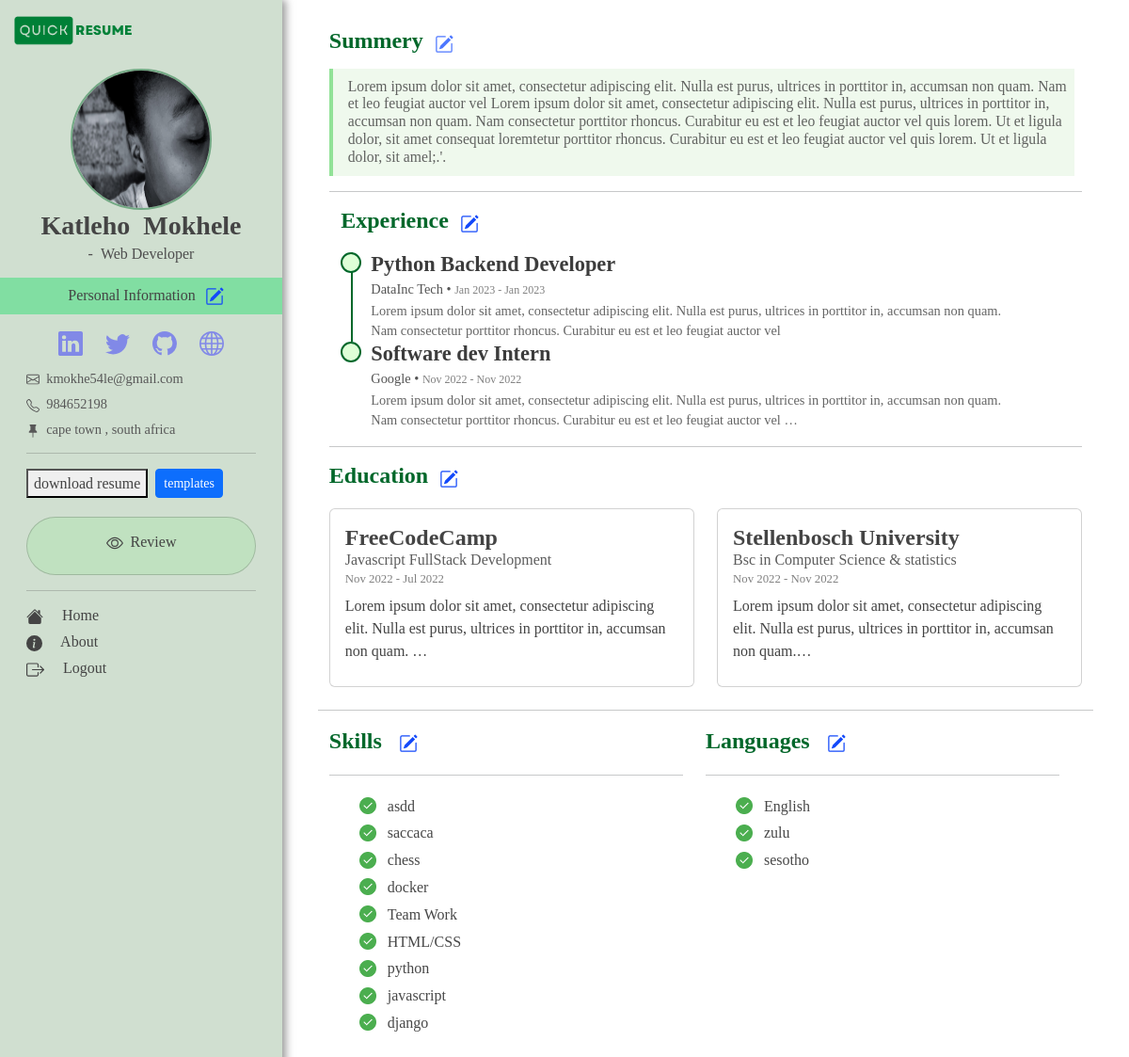
The app's page /profile/ (signed in), older data.
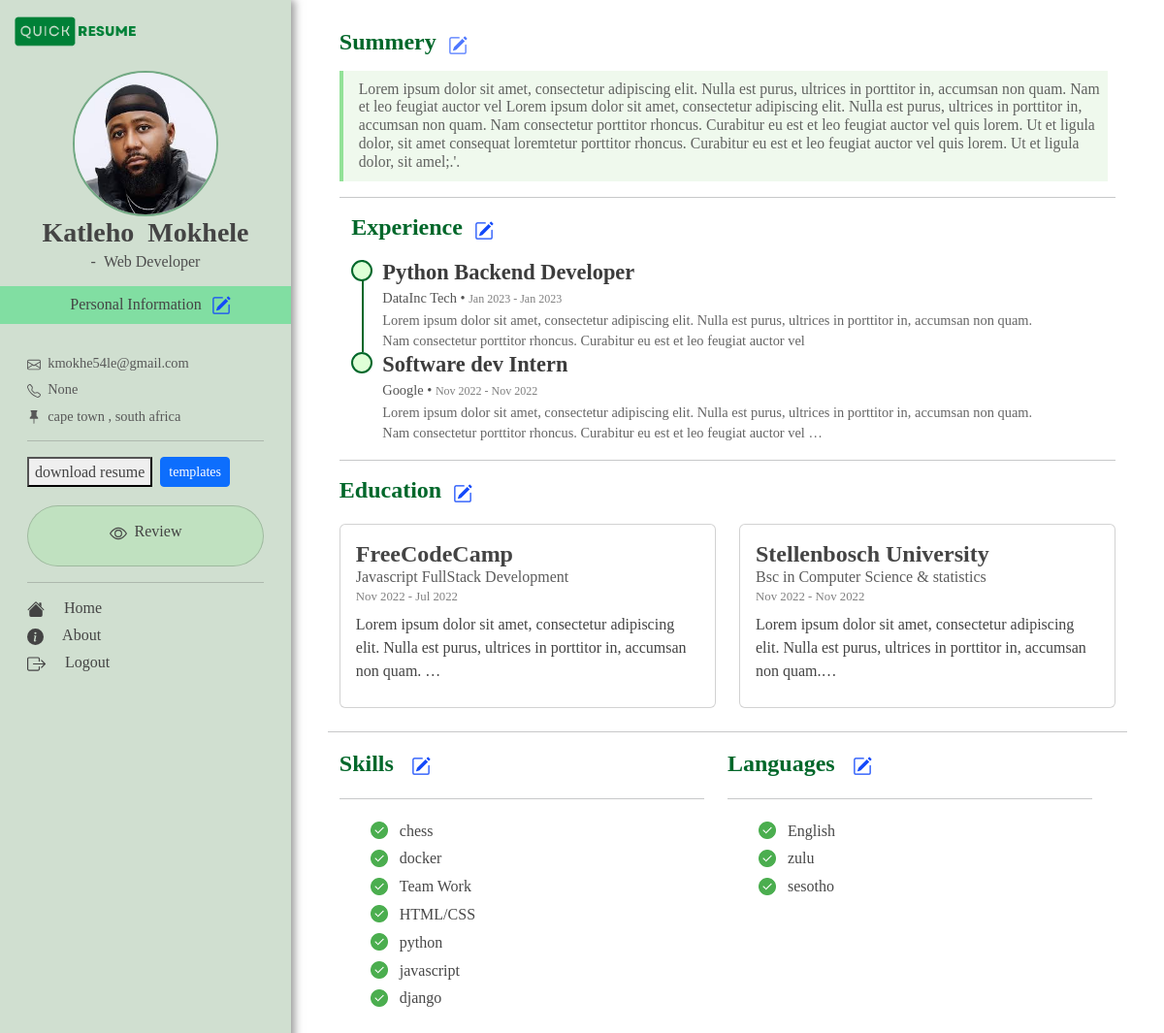
The same page, newer data.
### profiles_app/models.py (models this page shows, shortened)
class Profile(models.Model):
    user = models.ForeignKey(User, on_delete=models.CASCADE ,default=1 ) # this has the username inside
    first_name = models.CharField(max_length=200)
    last_name = models.CharField(max_length=200)
    job_title = models.CharField(max_length=200,default="")
    email = models.EmailField()
    cell = models.CharField(max_length=15,null=True, default="-")
    bio = models.TextField( default=" write your professional summery here ")
    avatar = models.ImageField(null=True, upload_to="avatars", blank=True , default='default.png')
    gender_choice = (
        ("male", "Male"),
        ("Female", "Female"),
    )
    location = models.CharField(max_length=300, default="-")
    linkedin_link = models.URLField(null=True, blank=True)
    twitter_link = models.URLField(null=True, blank=True)
    github_link = models.URLField(null=True, blank=True)
    personal_link = models.URLField(null=True, blank=True)

class Experience(models.Model):
    profile = models.ForeignKey(Profile, on_delete=models.CASCADE)
    job_title = models.CharField(max_length=200)
    job_description = models.TextField()
    company_name = models.CharField(max_length=100)
    start_date = models.DateField(null=True, blank=True)
    end_date = models.DateField(null=True, blank=True)

class Education(models.Model):
    profile = models.ForeignKey(Profile, on_delete=models.CASCADE )
    institution_name = models.CharField(max_length=200)
    qualification_name = models.CharField(max_length=200)
    education_description = models.TextField()
    start_date = models.DateField(null=True, blank=True)
    end_date = models.DateField(null=True, blank=True)

class Skills(models.Model):
    profile = models.ForeignKey(Profile, on_delete=models.CASCADE )
    skill_name = models.CharField(max_length=100)

class Languages(models.Model):
    profile = models.ForeignKey(Profile, on_delete=models.CASCADE )
    language_name = models.CharField(max_length=200)

### main_app/views.py (the view)
# urls.py: path('profile/', views.index , name = 'index'),
@login_required
def index(request):
    logged_in_user = Profile.objects.get(user = request.user)
    profile = Profile.objects.get(user=request.user)
    experiences = Experience.objects.filter(profile = profile)[::-1]
    educations = Education.objects.filter(profile = profile)[::-1]
    skills = Skills.objects.filter(profile__user = request.user)[::-1]
    languages = Languages.objects.filter(profile = profile)[::-1]
    add_language_form = LanguagesForm()
    if request.method != 'POST':
        personal_info_form = ProfileForm(instance = profile )
    else:
        personal_info_form = ProfileForm( request.POST, request.FILES , instance = profile )
        if personal_info_form.is_valid():
            personal_info_form.save()
            return redirect("main_app:index")
    context = {
        "profile":profile,
        "experiences":experiences,
        "educations":educations,
        "languages":languages,
        "personal_info_form":personal_info_form,
        "skills":skills,
        "add_language_form":add_language_form,
        }
    return render(request, 'main_app/index.html', context)

### main_app/context_processors.py (called while the page is built)
def data(request):
       try:
              profile = Profile.objects.get(user=request.user)
              return {
              "profile":profile
              }
       except:
              profile = ""
              return {"profile":profile}

### main_app/templates/main_app/index.html (shortened to what the changed rows need)
{% extends "main_app/base.html" %}
{% load bootstrap5 %}
{% load static %}
{% load skill_tag %}
{% block content %}
<div class="container-fluid" style="width: 100%;">
<body style="background-color: rgb(255, 255, 255); ">
<section >
<div class="row">
<div class="col-md-4 col-lg-3" id="personal_info_container">
    {% include 'main_app/sidebar.html' %}
</div>
<div class="col-md-8  col-lg-9" style="background-color: #ffffff85;">
<div   id="my_margin" style="margin: 0.5cm 1cm 1cm 1cm;" >
<div   id="full_details"  >
    <div class="row">
            <div class="col-12">
                <h4 style="margin-bottom: 0.9rem;margin-top: 10px;"> <b style="color: #00672A;">Summery  </b>
                <div id="summery"  style="border-left: 4px solid rgba(4, 189, 22, 0.397);background-color: #22ac0012;width: 99%; ">
                <div  >
                    <h6 class="lead" style="font-size: 0.98rem;margin-left: 16px;margin-right: 6px;padding-top: 10px;padding-bottom: 10px;color: #434242d3;">{{profile.bio}} </h6>
                </div>
                </div>
            <div class="row">    &nbsp;&nbsp;&nbsp;
                <div class="col-lg-11 col-12">
                    <div class="timeline">
                    {% for experience in experiences %}
                        <div class="timeline-wrapper">
                            <div class="timeline-yr">
                            </div>
                            <div class="timeline-info">
                                <h3 style="font-size: 1.4rem !important;color:rgb(60, 60, 60);font-weight:600 ; margin-bottom: 0.1cm;"><span>{{experience.job_title}}</h3>
                                <h6 style="margin-top: 0cm;font-size: 0.9rem !important;  color:rgb(84, 84, 84);margin-bottom: 0.1cm;" >{{experience.company_name}} &bull; <span style="color: gray;font-size:0.75rem;margin-bottom: 0.1cm;"> {{experience.start_date|date:"M Y" }} - {{experience.end_date|date:"M Y" }} </span>  </h6>
                                <p style="color: rgb(101, 101, 101);margin-bottom: 0cm;font-size: 0.9rem">{{experience.job_description|truncatechars:200}}</p>
                            </div>
                        </div>
                        {% endfor %}
                </div>
                </div>
        </div>
    <div class="row">
        {% for education in educations %}
            <div class="col-lg-6 col-12">
                    <div class=" card card-body"   id="education_card" style="height:190px">
                    <h4 style="margin-bottom: 0cm;">  <strong>  {{education.institution_name}}  </strong></h5>
                    <h6 style="color: rgb(92, 92, 92);font-size:1rem;margin-bottom: 0.1cm;">  {{education.qualification_name}}    </h6>
                    <h6 style="color: gray;font-size: 0.8rem; ">   {{education.start_date|date:"M Y" }} - {{education.end_date|date:"M Y" }}</h6>
                        <p> {{education.education_description|truncatechars:120}} </p>
                    </div>
                    <br>
                </div>
                {% endfor %}
    </div>
</div>
<div class="row">
    <div id="skill_list" class="col-12  col-md-6 ">
        <ul>
            {% for skill in skills %}
                <h3 style="margin-bottom: 0cm;font-size: 1.5rem"> <img  height="18" width="18" src="{% static 'images/icons/greentick.png' %}" alt="no pic">&nbsp; <span style="color: rgb(71, 71, 71);font-size: 1rem"> {{skill.skill_name}} </span></h3>
            {% endfor %}
        </ul>
    </div>
    <div class="col-12 col-md-6  ">
        <ul>
            {% for language in languages %}
        <h3 style="margin-bottom: 0cm;font-size: 1.5rem"> <img  height="18" width="18" src="{% static 'images/icons/greentick.png' %}" alt="no pic">&nbsp; <span style="color: rgb(71, 71, 71);font-size: 1rem">  {{language.language_name}}  </span></h3>
        {% endfor %}
        </ul>
    </div>
</div>
    </div>
</div>
</div>
</div>
</div>
</section>
</body>
</div>
{% endblock content %}

### main_app/templates/main_app/sidebar.html (shortened to what this page needs)
{% load static %}
<div class="row">
    <div class="col-8">
        <a  class="d-flex   justify-content-start"    style="text-decoration: none;margin-top: 15px;" href="{% url 'main_app:index' %}">
            <img   style="width:130px" src="{% static 'images/icons/logo-dark.png'  %}" alt="">
        </a>
    </div>
</div>
<br>
<center>
<img style="width:150px;height: 150px;border: 2px solid #00672974;" class="img-fluid rounded-circle" src="{{profile.avatar.url}}" alt="">
<h3  style="margin-bottom: 0.2rem;"> <strong> {{profile.first_name}} &nbsp;{{profile.last_name}} </strong> </h3>
<h6 style="color: rgb(78, 78, 78);margin-bottom: 1rem">- &nbsp;{{profile.job_title}}</h6>
<div class="row" style="background-color:#00da5761; margin-bottom: 1rem;">
<h6 style=" margin: 0.5rem;font-weight: 500;">Personal Information <button onclick="personalFunction()" style="color:#1349fa;background: none;border: none;font-size: 1rem; font-weight: 500;">
</button></h6>
</div>
</center>
<div class="d-flex justify-content-center">
<div class="row">
{%  if profile.linkedin_link != None %}
<div class="col-3">
    <a style="text-decoration: none;opacity: 0.5; color: rgb(53, 53, 255);" href="{{profile.linkedin_link}}">
    </a>
</div>
{%  endif %}
{% if profile.twitter_link != None %}
<div class="col-3">
    <a style="text-decoration: none;opacity: 0.5; color: rgb(53, 53, 255)" href="{{profile.twitter_link}}">
    </a>
</div>
{%  endif %}
{%     if profile.github_link != None %}
<div class="col-3">
    <a style="text-decoration: none;opacity: 0.5; color: rgb(53, 53, 255)" href="{{profile.github_link}}">
    </a>
</div>
{%  endif %}
{%  if profile.personal_link != None %}
<div class="col-3">
    <a style="text-decoration: none;opacity: 0.5; color: rgb(53, 53, 255)" href="{{profile.personal_link}}">
    </a>
</div>
{%  endif %}
</div>
</div>
<div style="margin: 1rem">
<h6 style="font-size: 0.9rem;color: #585858;margin-bottom:10px;"> &nbsp;{{profile.email}}</h6>
<h6 style="font-size: 0.9rem;color: #585858;margin-bottom:10px;"> &nbsp;{{profile.cell}} <h6>
<h6 style="font-size: 0.9rem;color: #585858;margin-bottom:10px;"> &nbsp;{{profile.location}}<h6>
<hr>
<div class="col">
<div class="d-flex">
    <button type="button" class="btn-outline-primary btn-sm " data-bs-toggle="modal" data-bs-target="#exampleModal">
        download resume
    </button>
    <a  class="btn btn-primary btn-sm" href="{% url 'main_app:templates_list'  %}" >templates</a>
</div>
<br>
<a  href="{% url 'main_app:index' %}"  onclick="full_detailsFunction()" style="color:#333333;background: none;border: none;font-size: 1rem;font-weight: 500;text-decoration: none;">
<div    id = "details-option" class="card card-body rounded-pill   " style="background-color: rgba(9, 255, 0, 0.075)">
    <div class="d-flex  justify-content-center">
        <h6>
        </h6>
        <h6 style="font-weight: 500;">
                &nbsp; Review
        </h6>
    </div>
</div>
</a>
<div class="d-none d-md-block">
<hr>
<h6 style="margin-right: 1rem;">  <a  style="text-decoration: none;" href="{% url 'main_app:index' %}"> &nbsp; &nbsp; Home </a>
</h6>
<h6 style="margin-right: 1rem;">  <a style="text-decoration: none;" href="{%    url 'main_app:landing_page' %}">  &nbsp; &nbsp; About </a>
</h6>
<h6 style="margin-right: 1rem;">  <a style="text-decoration: none;" href="{%   url 'profiles_app:logout'  %}">  &nbsp; &nbsp; Logout</a>
</h6>
</div>
</div>
</div>

Row changes from the older to the newer data that the page shows:
removed Skills: skill_name "asdd"
removed Skills: skill_name "saccaca"
changed Profile "Katleho": avatar: a different picture; cell "984652198" → "None"
